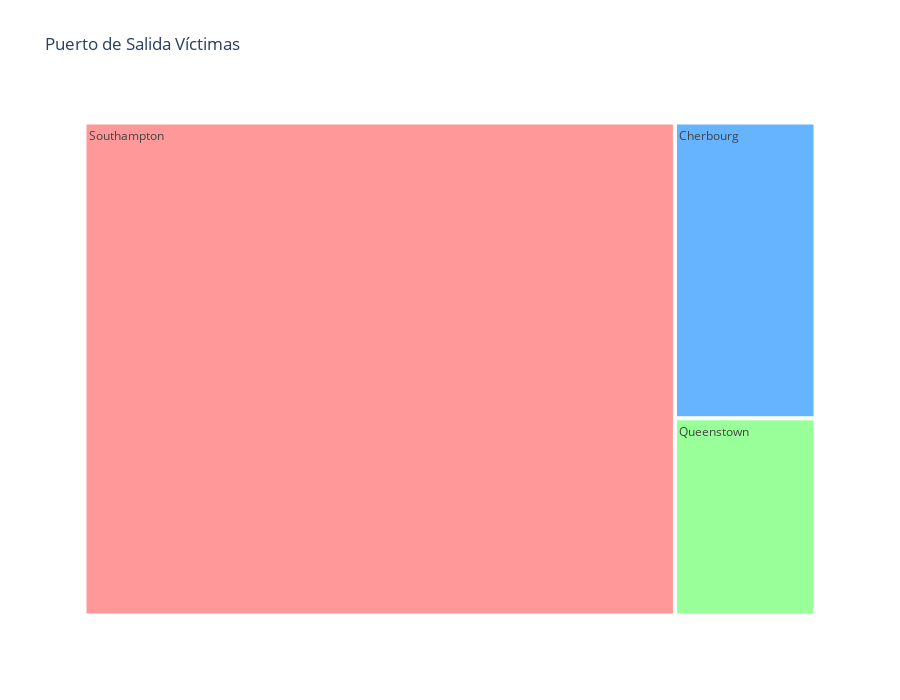

The notebook cell this image was saved under:
### Code cell
# Definimos la variable puerto
Port = dfk['Port'].value_counts()

# Graficamos un treemap para observar de dónde sale la mayoría de víctimas
px.treemap(Port, path=[Port.index], values=Port, height=700,title='Puerto de Salida Víctimas', color_discrete_sequence=colores)

### Figure 1 — Plotly figure (JSON) as saved in the notebook; plotly's stock layout.template omitted (floating-point values rounded to 4 significant figures)
{"data": [{"branchvalues": "total", "domain": {"x": [0, 1], "y": [0, 1]}, "hovertemplate": "labels=%{label}<br>value=%{value}<br>parent=%{parent}<br>id=%{id}<extra></extra>", "ids": ["Cherbourg", "Queenstown", "Southampton"], "labels": ["Cherbourg", "Queenstown", "Southampton"], "name": "", "parents": ["", "", ""], "type": "treemap", "values": [6, 4, 42]}], "layout": {"height": 700, "legend": {"tracegroupgap": 0}, "title": {"text": "Puerto de Salida Víctimas"}, "treemapcolorway": ["#ff9999", "#66b3ff", "#99ff99"]}}
